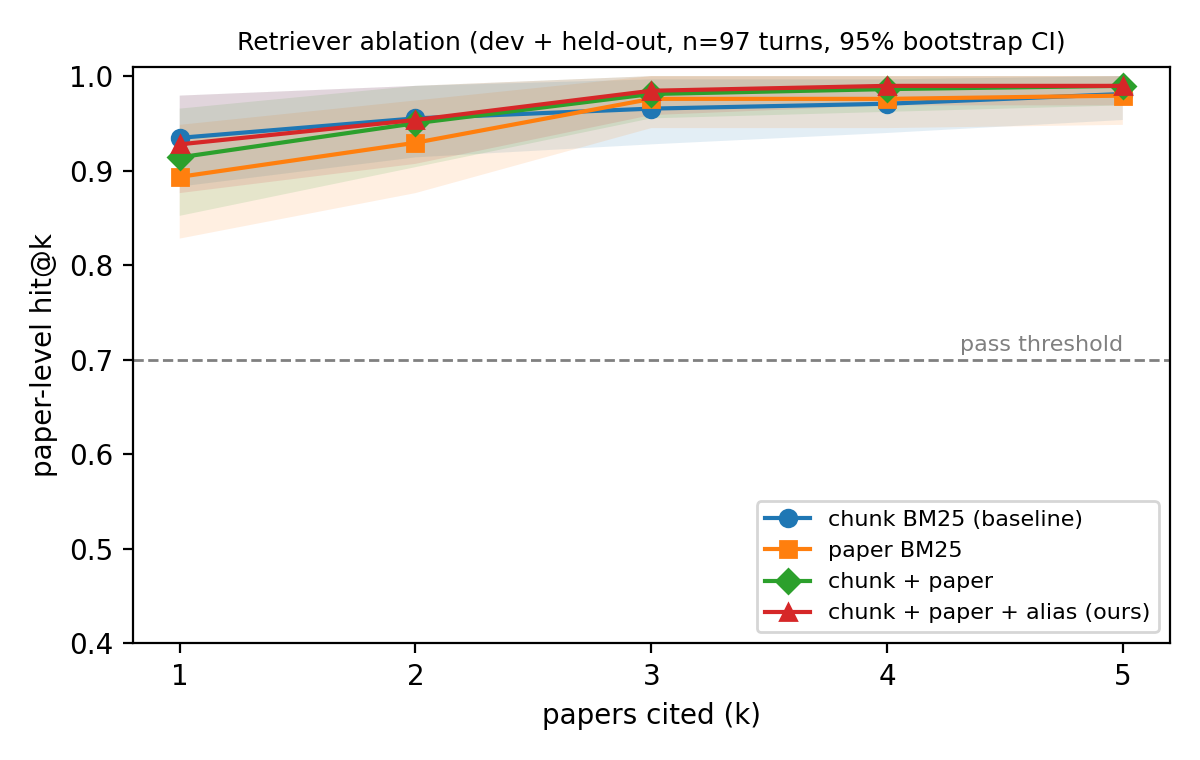

Source code (Python):
#!/usr/bin/env python3
"""
R4 ablation — one axis: which retrievers are fused.

  chunk          FTS5 BM25 over chunks (the kit's baseline)
  paper          BM25 over title + abstract
  chunk+paper    RRF fusion of the two
  full           chunk + paper + alias matcher (submitted default)

Metric: paper-level hit@k (cite exactly the top-k papers), k = 1..5, over every
turn of the dev set (20 turns) and the held-out set (77 turns). Runs on the mock
endpoint, so LLM query rewriting is OFF for all variants (rewrites from the mock are
rejected) — this isolates the retriever. 95% CIs by bootstrap over turns.

    python eval_extra/ablation.py            # writes eval_extra/ablation.csv + ablation.png
"""
from __future__ import annotations

import csv
import json
import sys
from pathlib import Path

import numpy as np

ROOT = Path(__file__).resolve().parent.parent
sys.path.insert(0, str(ROOT))
from mock_endpoint import start_mock_endpoint  # noqa: E402
from ta_bot import TABot  # noqa: E402

VARIANTS = {
    "chunk BM25 (baseline)": ["chunk"],
    "paper BM25": ["paper"],
    "chunk + paper": ["chunk", "paper"],
    "chunk + paper + alias (ours)": ["chunk", "paper", "alias"],
}
KS = [1, 2, 3, 4, 5]


def dialogues():
    """Every evaluated turn as (split, dialogue turns, gold per turn)."""
    out = []
    for f, split in [(ROOT / "dev_eval/single_turn.jsonl", "dev"), (ROOT / "eval_extra/single_turn_heldout.jsonl", "heldout")]:
        for l in open(f):
            d = json.loads(l)
            out.append((split, [d["question"]], [d["gold_paper_ids"]]))
    for f, split in [(ROOT / "dev_eval/multi_turn.jsonl", "dev"), (ROOT / "eval_extra/multi_turn_heldout.jsonl", "heldout")]:
        for l in open(f):
            d = json.loads(l)
            out.append((split, [t["content"] for t in d["turns"]], [t["gold_paper_ids"] for t in d["turns"]]))
    return out


def main():
    ep, _ = start_mock_endpoint()
    data = dialogues()
    rng = np.random.default_rng(0)
    rows, curves = [], {}
    for name, rankers in VARIANTS.items():
        curves[name] = {}
        for k in KS:
            bot = TABot({"endpoint": ep, "model": "mock", "corpus_path": str(ROOT / "corpus"), "temperature": 0.0,
                         "seed": 42, "rankers": rankers, "max_citations": k, "cite_ratio": 0.0, "rewrite": "off",
                         "llm_memory": False})
            hits = {"dev": [], "heldout": []}
            for di, (split, turns, golds) in enumerate(data):
                for t, g in zip(turns, golds):
                    c = bot.chat(f"abl-{di}", "abl", t)["citations"]
                    hits[split].append(sum(p in c for p in set(g)) / len(set(g)))
            allh = np.array(hits["dev"] + hits["heldout"])
            boots = [rng.choice(allh, len(allh)).mean() for _ in range(2000)]
            lo, hi = np.percentile(boots, [2.5, 97.5])
            curves[name][k] = (allh.mean(), lo, hi)
            rows.append({"variant": name, "k": k, "dev": np.mean(hits["dev"]), "heldout": np.mean(hits["heldout"]),
                         "all": allh.mean(), "ci_lo": lo, "ci_hi": hi, "n": len(allh)})
            print(f"{name:<30} k={k}  dev={np.mean(hits['dev']):.3f}  heldout={np.mean(hits['heldout']):.3f}  "
                  f"all={allh.mean():.3f} [{lo:.3f}, {hi:.3f}]  n={len(allh)}")
    with open(ROOT / "eval_extra/ablation.csv", "w", newline="") as f:
        w = csv.DictWriter(f, fieldnames=list(rows[0]))
        w.writeheader()
        w.writerows(rows)

    import matplotlib
    matplotlib.use("Agg")
    import matplotlib.pyplot as plt
    fig, ax = plt.subplots(figsize=(6, 3.8))
    for (name, c), marker in zip(curves.items(), "osD^"):
        m = [c[k][0] for k in KS]
        ax.plot(KS, m, marker=marker, label=name)
        ax.fill_between(KS, [c[k][1] for k in KS], [c[k][2] for k in KS], alpha=0.12)
    ax.axhline(0.70, color="gray", ls="--", lw=1)
    ax.text(5, 0.705, "pass threshold", ha="right", va="bottom", fontsize=8, color="gray")
    ax.set_xlabel("papers cited (k)")
    ax.set_ylabel("paper-level hit@k")
    ax.set_xticks(KS)
    ax.set_ylim(0.4, 1.01)
    ax.set_title(f"Retriever ablation (dev + held-out, n={rows[0]['n']} turns, 95% bootstrap CI)", fontsize=9)
    ax.legend(fontsize=8, loc="lower right")
    fig.tight_layout()
    fig.savefig(ROOT / "eval_extra/ablation.png", dpi=200)
    print("wrote eval_extra/ablation.csv, eval_extra/ablation.png")


if __name__ == "__main__":
    main()
